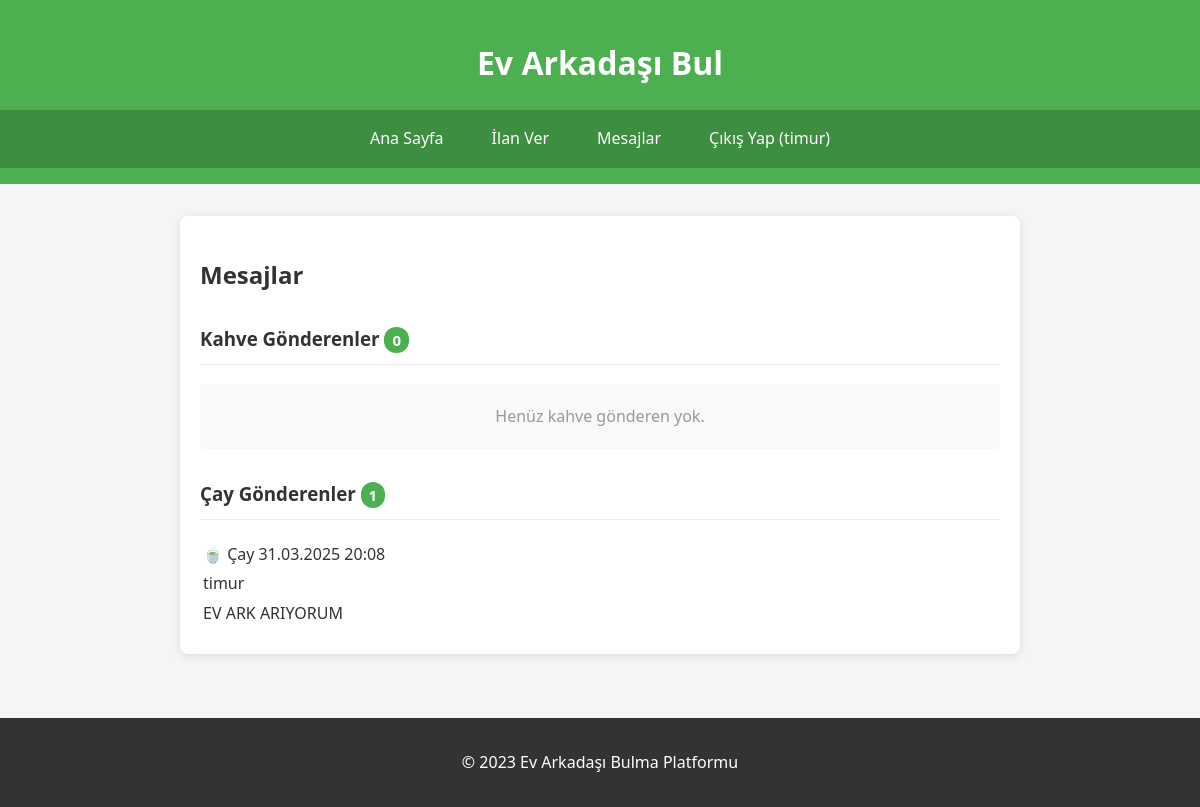
Page /mesajlar (signed in) on the earlier database version.
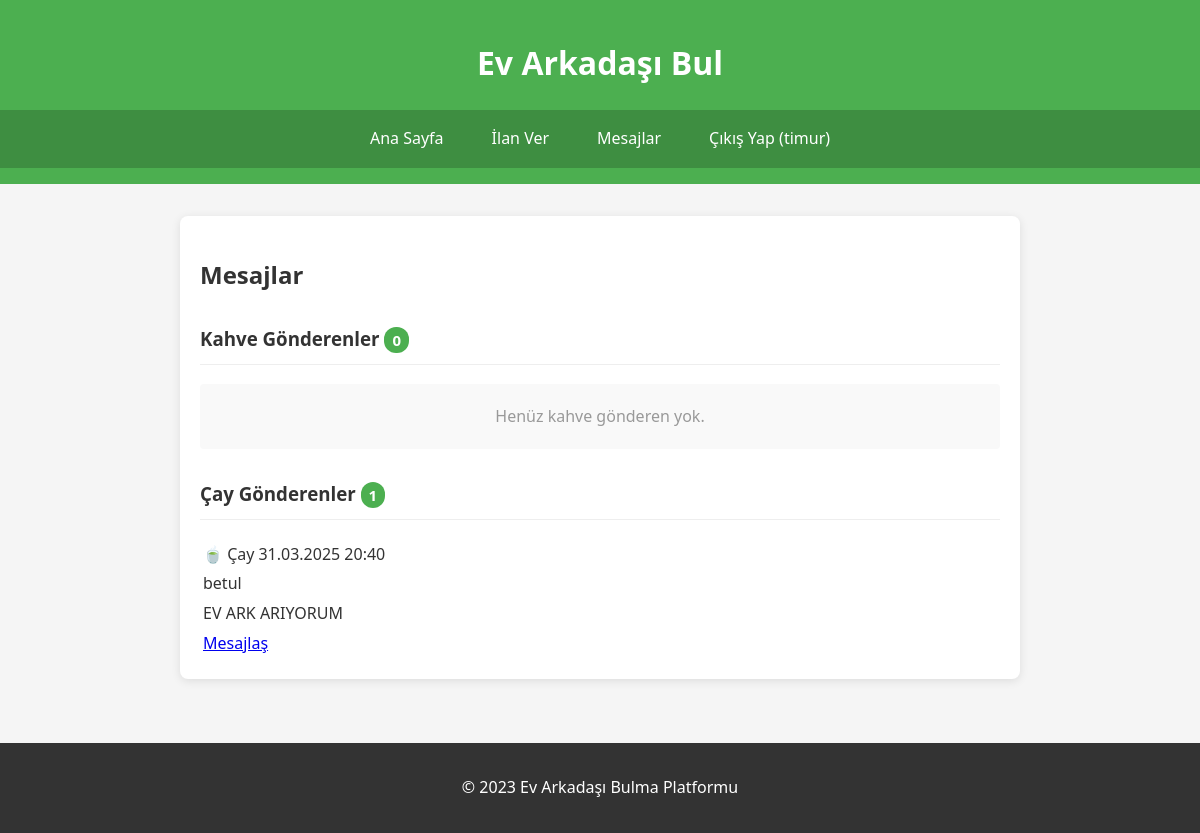
Same page on the later database version.
### tables this page shows
CREATE TABLE users (
            id INTEGER PRIMARY KEY AUTOINCREMENT,
            username TEXT UNIQUE NOT NULL,
            password TEXT NOT NULL,
            email TEXT UNIQUE NOT NULL,
            phone TEXT,
            created_at TIMESTAMP DEFAULT CURRENT_TIMESTAMP
        );

CREATE TABLE begeniler (
            id INTEGER PRIMARY KEY AUTOINCREMENT,
            ilan_id INTEGER NOT NULL,
            gonderen_id INTEGER NOT NULL,
            tip TEXT NOT NULL,  -- 'cay' veya 'kahve'
            tarih TIMESTAMP DEFAULT CURRENT_TIMESTAMP,
            FOREIGN KEY(ilan_id) REFERENCES ilanlar(id),
            FOREIGN KEY(gonderen_id) REFERENCES users(id),
            UNIQUE(ilan_id, gonderen_id)  -- Bir kullanıcı bir ilana sadece bir kez beğeni gönderebilir
        );

CREATE TABLE ilanlar (
            id INTEGER PRIMARY KEY AUTOINCREMENT,
            baslik TEXT NOT NULL,
            aciklama TEXT NOT NULL,
            fiyat REAL NOT NULL,
            konum TEXT NOT NULL,
            cinsiyet TEXT NOT NULL,
            oda_sayisi TEXT NOT NULL,
            sigara BOOLEAN DEFAULT 0,
            alkol BOOLEAN DEFAULT 0,
            evcil_hayvan BOOLEAN DEFAULT 0,
            resimler TEXT,
            tarih TIMESTAMP DEFAULT CURRENT_TIMESTAMP,
            user_id INTEGER,
            FOREIGN KEY(user_id) REFERENCES users(id)
        );

### app.py (the view)
@app.route('/mesajlar')
@login_required
def mesajlar():
    db = get_db()
    cursor = db.conn.cursor()
    cursor.execute(
        "SELECT COUNT(*) FROM ilanlar WHERE user_id = ?",
        (session['user_id'],)
    )
    is_ev_sahibi = cursor.fetchone()[0] > 0
    begeniler = []
    cursor.execute('''
        SELECT b.*, u.username, i.baslik as ilan_baslik,
               mi.durum as istek_durumu, mo.id as oda_id
        FROM begeniler b
        JOIN users u ON b.gonderen_id = u.id
        JOIN ilanlar i ON b.ilan_id = i.id
        LEFT JOIN mesaj_istekleri mi ON
            mi.ilan_id = b.ilan_id AND
            mi.gonderen_id = b.gonderen_id
        LEFT JOIN mesaj_odalari mo ON
            (mo.kullanici1_id = b.gonderen_id AND mo.kullanici2_id = ?) OR
            (mo.kullanici2_id = b.gonderen_id AND mo.kullanici1_id = ?)
        WHERE i.user_id = ? OR b.gonderen_id = ?
        ORDER BY b.tarih DESC
    ''', (session['user_id'], session['user_id'], session['user_id'], session['user_id']))
    begeniler = [dict(row) for row in cursor.fetchall()]
    kahve_gonderenler = [b for b in begeniler if b['tip'] == 'kahve']
    cay_gonderenler = [b for b in begeniler if b['tip'] == 'cay']
    return render_template('mesajlar.html',
                        kahve_gonderenler=kahve_gonderenler,
                        cay_gonderenler=cay_gonderenler,
                        is_ev_sahibi=is_ev_sahibi)

### app.py (called while the page is built)
@app.template_filter('datetimeformat')
def datetimeformat(value, format='%d.%m.%Y %H:%M'):
    if isinstance(value, str):
        value = datetime.strptime(value, '%Y-%m-%d %H:%M:%S')
    return value.strftime(format)

def get_db():
    if 'db' not in g:
        g.db = Database(app.config['DATABASE'])
    return g.db

def generate_csrf_token():
    if '_csrf_token' not in session:
        session['_csrf_token'] = secrets.token_hex(16)
    return session['_csrf_token']

def login_required(f):
    @wraps(f)
    def decorated_function(*args, **kwargs):
        if 'user_id' not in session:
            flash('Bu sayfayı görüntülemek için giriş yapmalısınız', 'danger')
            return redirect(url_for('login', next=request.url))
        return f(*args, **kwargs)
    return decorated_function

@app.context_processor
def utility_processor():
    def file_exists(path):
        return os.path.exists(path)
    return dict(file_exists=file_exists)

### database.py (called while the page is built)
    def upgrade_database(self):
        try:
            cursor = self.conn.cursor()
            cursor.execute("PRAGMA table_info(mesaj_istekleri)")
            columns = [col[1] for col in cursor.fetchall()]
            if 'oda_id' not in columns:
                cursor.execute('ALTER TABLE mesaj_istekleri ADD COLUMN oda_id INTEGER REFERENCES mesaj_odalari(id)')
                self.conn.commit()
                print("Veritabanı şeması güncellendi: oda_id eklendi")
        except sqlite3.Error as e:
            print("Veritabanı güncelleme hatası:", e)

    def close(self):
        if hasattr(self, 'conn') and self.conn:
            self.conn.close()

    def __del__(self):
        self.close()

### templates/mesajlar.html (shortened to what this page needs)
{% extends "base.html" %}
{% block content %}
<section class="mesajlar-section">
    <h2>Mesajlar</h2>
    <div class="begeni-listesi">
        <h3>Kahve Gönderenler <span class="badge">{{ kahve_gonderenler|length }}</span></h3>
        {% if kahve_gonderenler %}
        <div class="begeni-grid">
            {% for begeni in kahve_gonderenler %}
            <div class="begeni-karti kahve">
                <div class="begeni-header">
                    <span class="begeni-tip">☕ Kahve</span>
                    <span class="begeni-tarih">{{ begeni.tarih|datetimeformat }}</span>
                </div>
                <div class="begeni-icerik">
                    <div class="kullanici-bilgi">
                        <span class="username">{{ begeni.username }}</span>
                        <span class="ilan-baslik">{{ begeni.ilan_baslik }}</span>
                    </div>
					<a href="{{ url_for('mesaj_odasi', oda_id=begeni.oda_id) if begeni.oda_id else '#' }}"
					   class="btn {% if begeni.oda_id %}btn-primary{% else %}btn-secondary disabled{% endif %}">
					   {% if begeni.oda_id %}Mesajlaş{% else %}Onay Bekliyor{% endif %}
					</a>
                </div>
            </div>
            {% endfor %}
        </div>
        {% else %}
        <p class="bos-liste">Henüz kahve gönderen yok.</p>
        {% endif %}
        <h3>Çay Gönderenler <span class="badge">{{ cay_gonderenler|length }}</span></h3>
		{% if cay_gonderenler %}
		<table>
			{% for begeni in cay_gonderenler %}
			<tr>
				<td>🍵 Çay</td>
				<td>{{ begeni.tarih|datetimeformat }}</td>
			</tr>
			<tr>
				<td colspan="2">{{ begeni.username }}</td>
			</tr>
			<tr>
				<td colspan="2">{{ begeni.ilan_baslik }}</td>
			</tr>
			<tr>
				<td colspan="2">
					{% if is_ev_sahibi %}
						{% if begeni.istek_durumu == 'beklemede' %}
						<form method="POST" action="{{ url_for('mesaj_istek_islem') }}">
							<input type="hidden" name="csrf_token" value="{{ csrf_token() }}">
							<input type="hidden" name="istek_id" value="{{ begeni.id }}">
							<button type="submit" name="islem" value="kabul" class="btn btn-success">Kabul Et</button>
							<button type="submit" name="islem" value="red" class="btn btn-danger">Reddet</button>
						</form>
						{% elif begeni.istek_durumu == 'kabul' and begeni.oda_id %}
						<a href="{{ url_for('mesaj_odasi', oda_id=begeni.oda_id) }}" class="btn btn-primary">
							Mesajlaş
						</a>
						{% endif %}
					{% endif %}
				</td>
			</tr>
			{% endfor %}
		</table>
		{% else %}
		<p>Henüz çay gönderen yok.</p>
		{% endif %}
    </div>
</section>
{% endblock %}

### templates/base.html (shortened to what this page needs)
<!DOCTYPE html>
<html lang="tr">
<head>
    <link rel="stylesheet" href="{{ url_for('static', filename='css/style.css') }}">
</head>
<body>
    <header>
        <h1>Ev Arkadaşı Bul</h1>
        <nav>
            <a href="{{ url_for('index') }}">Ana Sayfa</a>
            {% if 'user_id' in session %}
                <a href="{{ url_for('ilan_ver') }}">İlan Ver</a>
    		<a href="{{ url_for('mesajlar') }}">Mesajlar</a>
                <a href="{{ url_for('logout') }}">Çıkış Yap ({{ session['username'] }})</a>
            {% else %}
                <a href="{{ url_for('login') }}">Giriş Yap</a>
            {% endif %}
        </nav>
    </header>
    <main>
        {% block content %}{% endblock %}
    </main>
    <footer>
        <p>&copy; 2023 Ev Arkadaşı Bulma Platformu</p>
    </footer>
</body>
</html>

### static/css/style.css (style rules this page uses)
body { font-family: 'Segoe UI', Tahoma, Geneva, Verdana, sans-serif; line-height: 1.6; margin: 0; padding: 0; color: #333; background-color: #f5f5f5; }
header { background-color: #4CAF50; color: white; padding: 1rem 0; text-align: center; }
nav { display: flex; justify-content: center; gap: 1rem; padding: 0.5rem 0; background-color: #3e8e41; }
nav a { color: white; text-decoration: none; padding: 0.5rem 1rem; border-radius: 4px; transition: background-color 0.3s; }
main { padding: 2rem; max-width: 1200px; margin: 0 auto; }
footer { text-align: center; padding: 1rem 0; background-color: #333; color: white; margin-top: 2rem; }
.mesajlar-section { max-width: 800px; margin: 0 auto; padding: 20px; background: white; border-radius: 8px; box-shadow: 0 2px 10px rgba(0,0,0,0.1); }
.begeni-listesi h3 { margin-top: 30px; padding-bottom: 10px; border-bottom: 1px solid #eee; color: #333; }
.badge { background: #4CAF50; color: white; padding: 3px 8px; border-radius: 12px; font-size: 0.8em; }
.bos-liste { color: #999; text-align: center; padding: 20px; background: #f9f9f9; border-radius: 4px; }

Differences in the rows shown:
no longer on this page (row edited): users: username "timur"
changed begeniler "EV ARK ARIYORUM": tarih "31.03.2025 20:08" → "31.03.2025 20:40"; username "timur" → "betul"; now shows "Mesajlaş"
Other differences:
{{ session['username'] }}: (not shown) → "timur"
